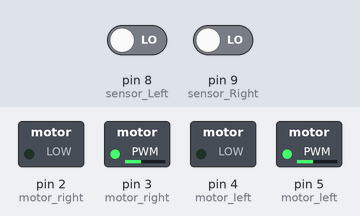
The sketch below on a simulated Arduino Uno, built with avr-gcc and run on an emulated ATmega328P. Parts: switched loads named in the sketch (green lamp = pin HIGH). The inputs (shaded band) are chosen by the test bench; at power-on: pin 8 (sensor_Left) LOW, pin 9 (sensor_Right) LOW.

Above: at 1.2 s.
1.3 s: pin 8 (sensor_Left) driven HIGH
At 2.4 s:
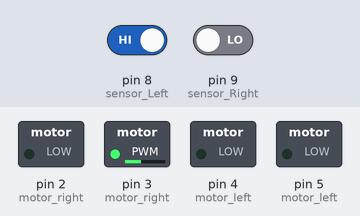
2.8 s: pin 8 (sensor_Left) driven LOW
At 3.6 s:
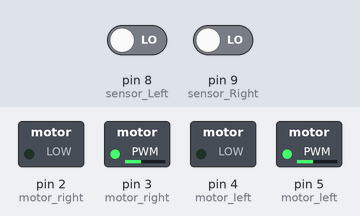
4.3 s: pin 9 (sensor_Right) driven HIGH
At 4.7 s:
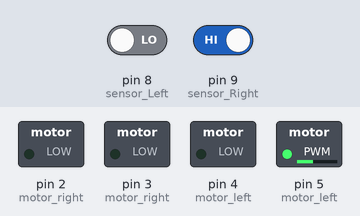
5.8 s: pin 9 (sensor_Right) driven LOW
At 7.0 s:
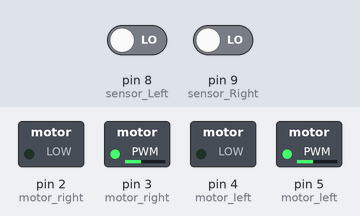
Timing chart, 0 to 8.3 s (numbered marks = the images above; inputs shaded):
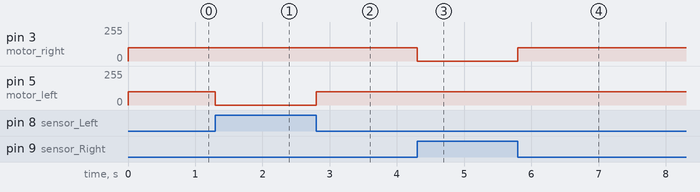

The sketch:

ESG_botwars_pwm.ino.ino
```cpp
void setup() {
  // put your setup code here, to run once:

  #define analogValue 100
  pinMode(8, INPUT);  //sensor Left
  pinMode(2, OUTPUT); //motor right
  pinMode(3, OUTPUT); //motor right
   pinMode(4, OUTPUT); //motor left
  pinMode(5, OUTPUT); //motor left
  pinMode(9, INPUT);  //sensor Right
        digitalWrite(2,LOW);
              digitalWrite(4,LOW);


}

void loop() {
  // put your main code here, to run repeatedly:
  if(digitalRead(8) == HIGH && digitalRead(9) == HIGH)
  { //it means both the sensors are on a black line. loop cross. Go straight
      analogWrite(3,analogValue);

      analogWrite(5,analogValue);
  }
  else if(digitalRead(8) == HIGH && digitalRead(9) == LOW)
  { //Left sensor is on black line. So turn left
      analogWrite(3,analogValue);
      analogWrite(5,0);
  }
  else if(digitalRead(8) == LOW && digitalRead(9) == HIGH)
  { //Right sensor is on black line. So turn right
      analogWrite(3,0);
      analogWrite(5,analogValue);
  }
  if(digitalRead(8) == LOW && digitalRead(9) == LOW)
  {//it means both the sensors are on white. Go straight
      analogWrite(3,analogValue);
      analogWrite(5,analogValue);
  }
}
```

Measured:
- after the input at 1.3 s, pin 5 (motor_left): 100/255 → 0/255 at once
- after the input at 2.8 s, pin 5 (motor_left): 0/255 → 100/255 at once
- after the input at 4.3 s, pin 3 (motor_right): 100/255 → 0/255 at once
- after the input at 5.8 s, pin 3 (motor_right): 0/255 → 100/255 at once
